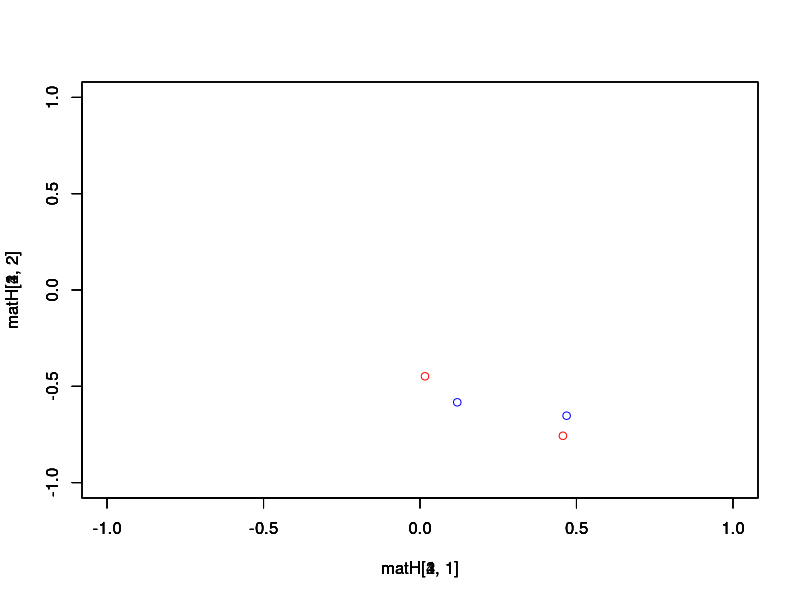
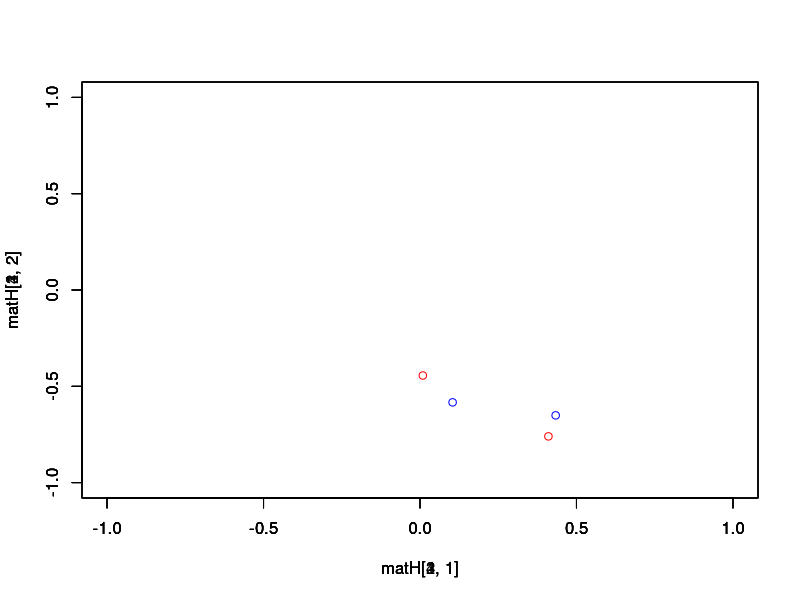
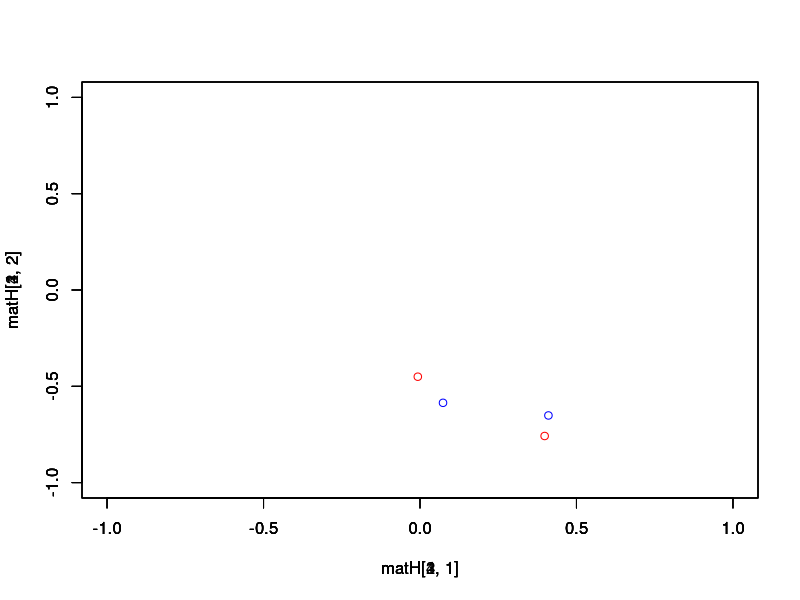
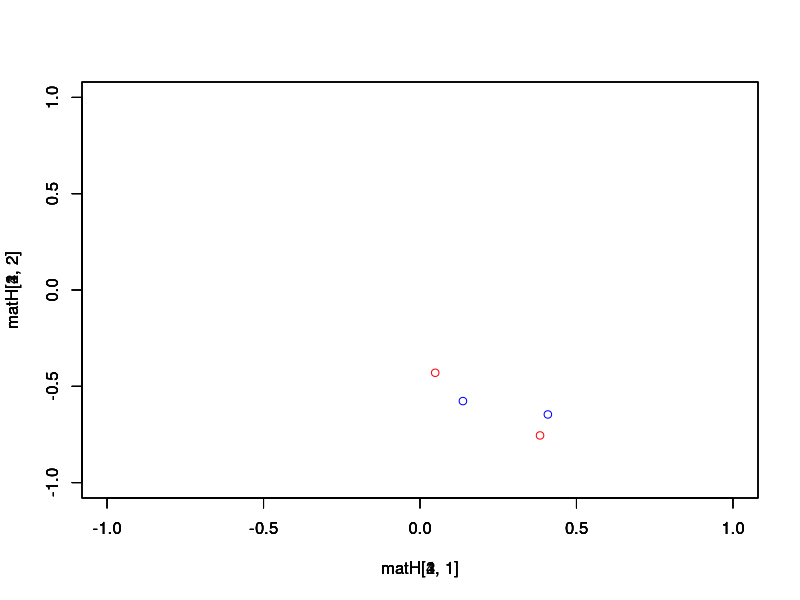
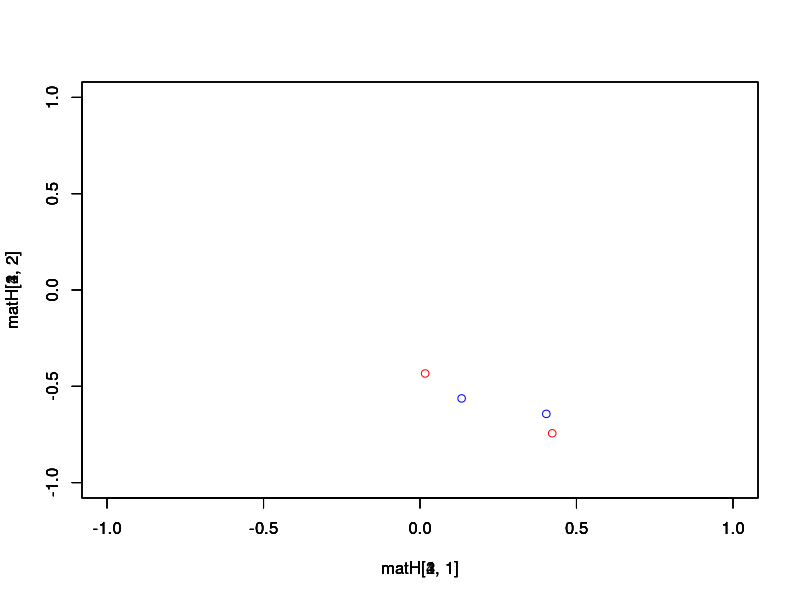
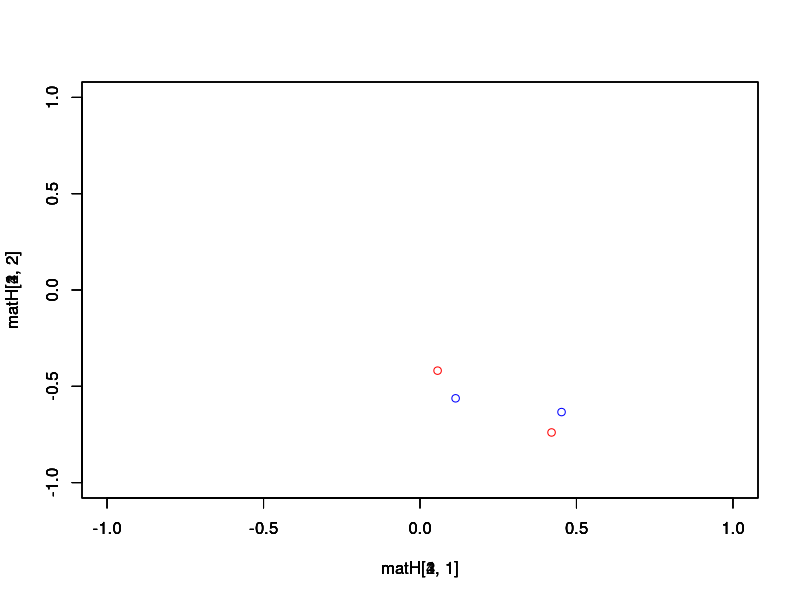
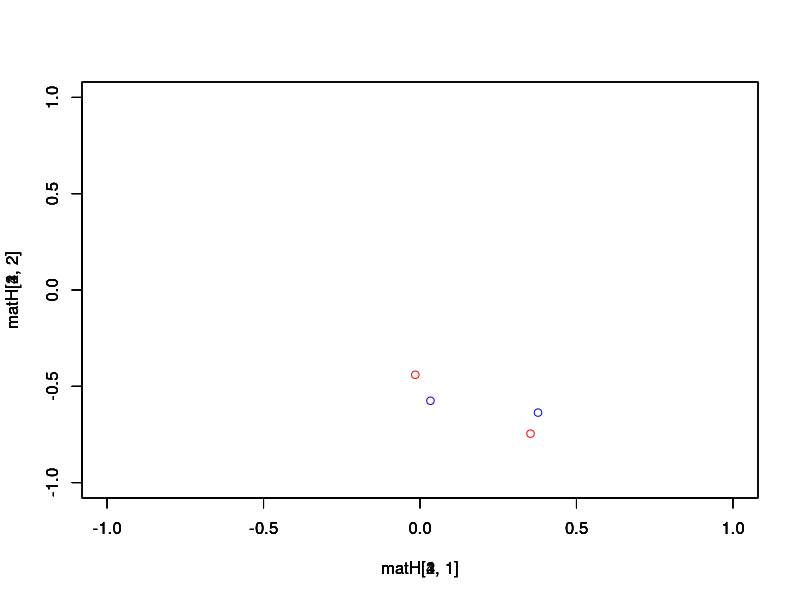
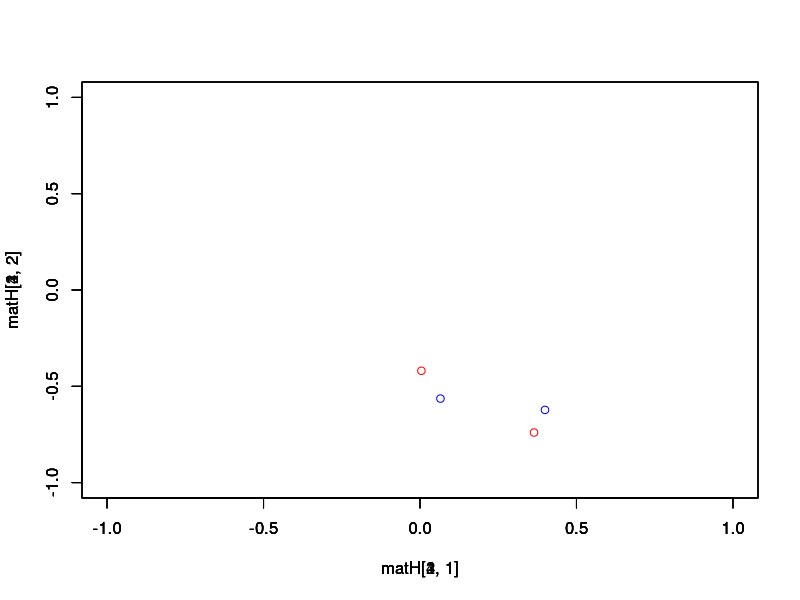

Source code (R) for these figures, in order: (Note: a time limit stopped this script after it produced the figures.)
rm(list=ls())

sech2<- function (u)
{
  return (((2/(exp(u)+exp(-u)))*(2/(exp(u)+exp(-u)))))
  
}

xin <- matrix (c(0,0,0,1,1,0,1,1), ncol=2, nrow=4, byrow=TRUE) 
yin <- matrix (c(-1,1,1,-1,1,-1,-1,1), ncol=2, nrow=4, byrow=TRUE)


w15 <- runif(1)-0.5 
w16 <- runif(1)-0.5 

w25 <- runif(1)-0.5 
w26 <- runif(1)-0.5 

w35 <- runif(1)-0.5 
w36 <- runif(1)-0.5 

w47 <- runif(1)-0.5 
w48 <- runif(1)-0.5 

w57 <- runif(1)-0.5 
w58 <- runif(1)-0.5 

w67 <- runif(1)-0.5 
w68 <- runif(1)-0.5 


nepocas<-0
tol<-0.1
eepoca<-tol+1
maxepocas<-1000
N<-4
eta<-0.07


matH <- matrix(ncol = 2, nrow = N)

evec<-matrix(nrow=1, ncol=maxepocas)

while((nepocas<maxepocas) &&(eepoca>tol))
{
  
  ei2<-0
  xseq<-sample(N)
  for (i in 1:N){
    
    irand<-xseq[i]
    i2 <- xin[irand,1]
    i3 <- xin[irand,2]
    y7 <- yin[irand,1]
    y8 <- yin[irand, 2]
    i1 <- 1
    i4 <- 1
    
    u5 <- i1*w15+i2*w25+i3*w35
    u6 <- i1*w16+i2*w26+i3*w36
    
    i5 <- tanh(u5)
    i6 <- tanh(u6)
    
    matH[irand, 1] <- i5
    matH[irand, 2] <- i6
    
    
    u7 <- i4*w47+i5*w57+i6*w67
    u8 <- i4*w48+i5*w58+i6*w68
    
    i7 <-tanh(u7)
    i8 <- tanh(u8)
    
    
    e7 <- y7-i7
    e8 <- y8-i8
    
    d7 <- e7*sech2(u7)
    d8 <- e8*sech2(u8)
    
    dw47 <- eta*d7*i4
    dw48 <- eta*d8*i4
    
    dw57 <- eta*d7*i5
    dw58 <- eta*d8*i5
    
    dw67 <- eta*d7*i6
    dw68 <- eta*d8*i6
    
    d5 <- (d7*w57+d8*w58)*sech2(u5)
    d6 <- (d7*w67+d8*w68)*sech2(u6)
    
    dw15 <- eta*d5*i1
    dw16 <- eta*d6*i1
    
    dw25 <- eta*d5*i2
    dw26 <- eta*d6*i2
    
    dw35 <- eta*d5*i3
    dw36 <- eta*d6*i3
    
    w15 <- w15+dw15 
    w16 <- w16+dw16
    
    w25 <- w25+dw25 
    w26 <- w26+dw26 
    
    w35 <- w35+dw35 
    w36 <- w36+dw36 
    
    w47 <- w47+dw47 
    w48 <- w48+dw48 
    
    w57 <- w57+dw57 
    w58 <- w58+dw58 
    
    w67 <- w67+dw67 
    w68 <- w68+dw68
    
    ei2<-ei2+((e7^2+e8^2))/4
    
  }
  
  plot(matH[1, 1], matH[1, 2], xlim = c(-1, 1), ylim = c(-1, 1), type = 'p', col = 'red')
  par(new = TRUE)
  plot(matH[2, 1], matH[2, 2], xlim = c(-1, 1), ylim = c(-1, 1), type = 'p', col = 'blue')
  par(new = TRUE)
  plot(matH[3, 1], matH[3, 2], xlim = c(-1, 1), ylim = c(-1, 1), type = 'p', col = 'blue')
  par(new = TRUE)
  plot(matH[4, 1], matH[4, 2], xlim = c(-1, 1), ylim = c(-1, 1), type = 'p', col = 'red')
  Sys.sleep(0.1)
  

  
  
  nepocas<-nepocas+1
  evec[nepocas]<-ei2/N
  
  eepoca<-evec[nepocas]
  
}

plot (seq(1, nepocas, 1), evec[1:nepocas], type = 'l')
